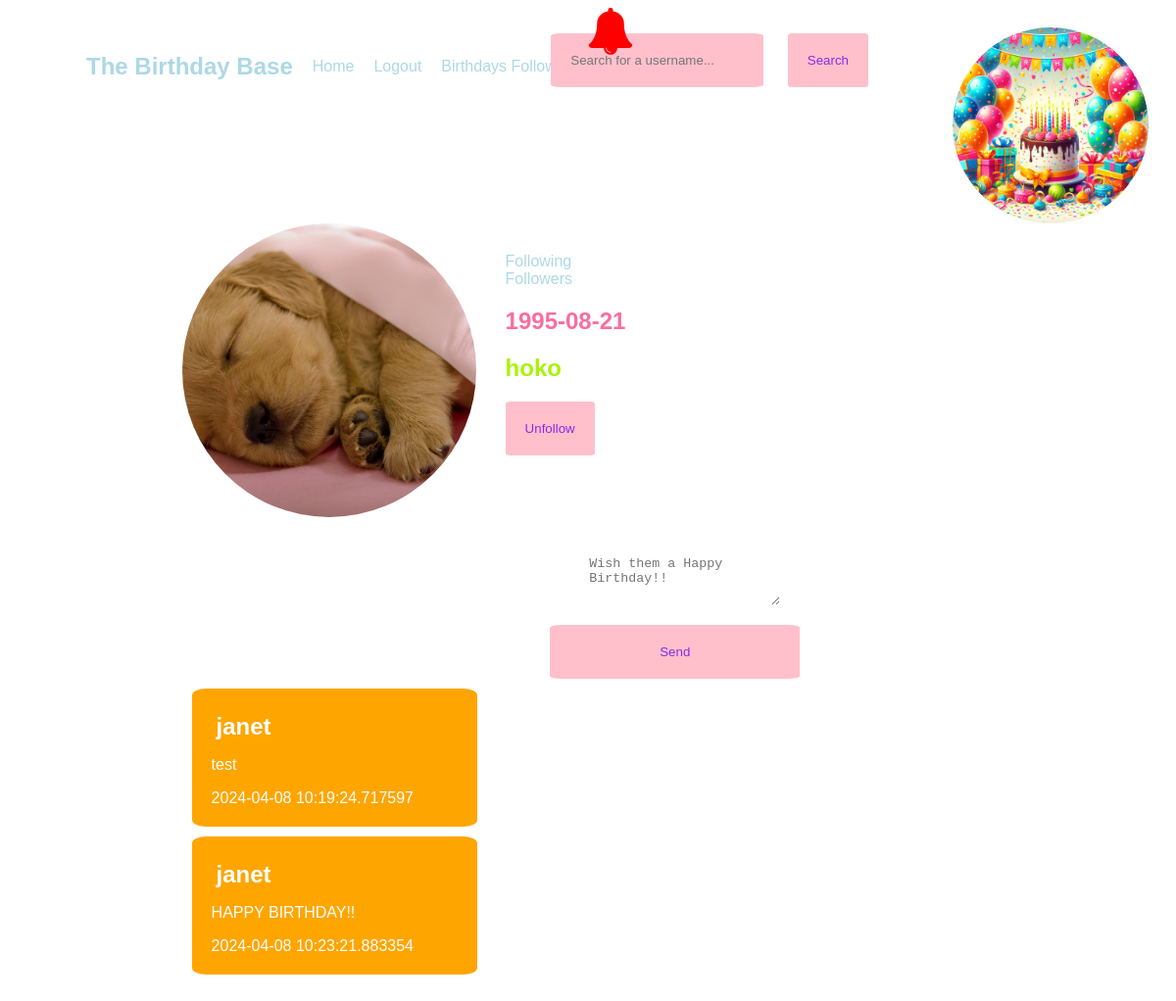
The app's page /hoko (signed in) with its own data.
### app.py (models this page shows, shortened)
class User(db.Model, UserMixin):
    id = db.Column(db.Integer, primary_key=True)
    username = db.Column(db.String(20), nullable=False, unique=True)
    password = db.Column(db.String(80), nullable=False)
    first_name = db.Column(db.String(20), nullable=False)
    last_name = db.Column(db.String(80), nullable=True)
    birthday = db.Column(db.Date, nullable=False)
    profile_pic = db.Column(db.String(), default="default.jpg")
    followed = db.relationship(
        "Follow",
        foreign_keys=[Follow.follower_id],
        backref=db.backref("follower", lazy="joined"),
        lazy="dynamic",
        cascade="all, delete-orphan",
    )
    followers = db.relationship(
        "Follow",
        foreign_keys=[Follow.followed_id],
        backref=db.backref("followed", lazy="joined"),
        lazy="dynamic",
        cascade="all, delete-orphan",
    )
    postsender = db.relationship(
        "Post",
        backref=backref("postsender", uselist=False),
        foreign_keys=[Post.sender],
        lazy=True,
    )
    def is_following(self, user):
        if user.id is None:
            return False
        return self.followed.filter_by(followed_id=user.id).first() is not None

class Post(db.Model):
    id = db.Column(db.Integer, primary_key=True)
    body = db.Column(db.String(1000), nullable=False)
    receiver = db.Column(db.Integer, db.ForeignKey("user.id"), nullable=False)
    sender = db.Column(db.Integer, db.ForeignKey("user.id"), nullable=False)
    timestamp = db.Column(db.DateTime, default=datetime.now())

### app.py (the view, shortened to what this page needs)
@app.route("/<username>", methods=["GET", "POST"])
def profile(username):
    user = User.query.filter_by(username=username).first_or_404()
    form = PostForm()
    wishes = Post.query.filter_by(receiver=user.id)
    current_user = flask_login.current_user
    return render_template("profile.html", user=user, form=form, wishes=wishes)

### app.py
class PostForm(FlaskForm):
    body = TextAreaField(
        validators=[InputRequired(), Length(min=3, max=2000)],
        render_kw={"placeholder": "Wish them a Happy Birthday!!"},
    )
    submit = SubmitField("Send")

### app.py (called while the page is built)
@login_manager.user_loader
def load_user(user_id):
    return User.query.get(int(user_id))

@app.context_processor
def base():
    def notifbday():
        user_id = flask_login.current_user.id
        current_date = datetime.now()
        one_month_earlier = current_date + relativedelta(months=1)
        birthdays_in_last_month = User.query.join(
            Follow, Follow.follower_id == user_id
        ).filter(
            User.birthday >= current_date,
            User.birthday <= one_month_earlier
        ).all()
        return birthdays_in_last_month
    return dict(notif=notifbday)

### templates/profile.html (shortened to what this page needs)
{% extends 'base.html' %} {% block content %}
<section>
  <div class="user">
    <img id="profile-img" src="/static/profile-pics/{{user.profile_pic}}" />
    <div class="userinfo">
      <div class="follow">
        <a href="{{ url_for('following', username=user.username) }}">Following</a><br>
        <a href="{{ url_for('followers', username=user.username) }}">Followers</a>
      </div>
      <h1 class="userBday">{{ user.birthday }}</h1>
      <h1 class="username">{{ user.username }}</h1>
      {% if current_user.is_authenticated %}
      {% if current_user.is_following(user) %}
      <form action="{{ url_for('unfollow', username=user.username) }}" method="post">
        <input type="submit" value="Unfollow">
      </form>
      {% else %}
      <form action="{{ url_for('follow', username=user.username) }}" method="post">
        <input type="submit" value="Follow">
      </form>
      {% endif %}
      {% endif %}
    </div>
  </div>
  <div class="wishes">
    <form action="" method="POST">
      {{ form.hidden_tag() }} {{ form.body }} {{ form.submit }}
    </form>
  </div>
  {% for w in wishes %}
  <div class="wishes_messages">
    <h2>{{ w.postsender.username }}</h2>
    <p>{{ w.body }}</p>
    <info>{{ w.timestamp }}</info>
  </div>
  {% endfor %}
</section>
{% endblock %}

### static/css/all.css (style rules this page uses)
#profile-img { width: 300px; height: 300px; object-fit: cover; object-position: center center; border-radius: 50%; }
html { font-family: Impact, Haettenschweiler, 'Arial Narrow Bold', sans-serif; margin: 0; }
a:link { text-decoration: none; color: lightblue; }
section { margin-left: 15%; margin-top: 100px; margin-bottom: 100px; }
.user { display: flex; }
.userinfo { margin: 30px; }
.wishes { display: flex; justify-content: center; }
textarea { border: 0; padding: 20px; margin: 20px; }
input { background-color: pink; color: blueviolet; font-weight: 100; padding: 20px; border: 0; border-radius: 5%; }
.wishes form { display: grid; }
.wishes_messages { border-radius: 5%; background-color: orange; color: white; margin: 10px; padding: 20px; width: 25%; }
.wishes_messages h2 { margin: 5px; }
.userBday { color: #FA6DA1; }
.username { color: #A9F308; }

### records on screen
User: profile_pic (placeholder picture), birthday "1995-08-21", username "hoko"
Post: postsender.username "janet", body "test", timestamp "2024-04-08 10:19:24.717597"
Post: postsender.username "janet", body "HAPPY BIRTHDAY!!", timestamp "2024-04-08 10:23:21.883354"
